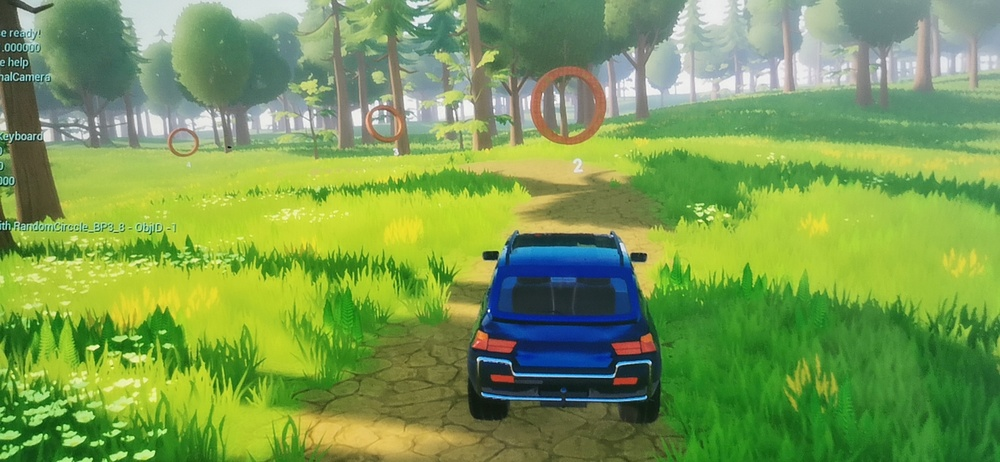
#> input picture line_detect/2.jpg, 1000 x 462 px, shrunk from 2340 x 1080 before the run
$ python -i image_line.py   (imports and definitions only)   (older library calls are emulated)
#> lines starting #> are read from the running program, lines starting #| are printed output that depends on the picture; after the words box and inside, x2 and y2 are one past the last pixel; in counts of white or black regions, pixels touching at a corner belong together
import cv2
import numpy as np
import math

# 霍夫直线检测
# [26 lines left out: functions line_image, line_imageP, not called in this run]

def preprocess(gray):
	# # 直方图均衡化
	equ = cv2.equalizeHist(gray)
	# 高斯平滑
	gaussian = cv2.GaussianBlur(gray, (3, 3), 0, 0, cv2.BORDER_DEFAULT)
	# 中值滤波
	median = cv2.medianBlur(gaussian, 5)
	# Sobel算子，X方向求梯度
	sobel = cv2.Sobel(median, cv2.CV_8U, 1, 0, ksize = 3)
	# 二值化
	ret, binary = cv2.threshold(sobel, 30,255, cv2.THRESH_BINARY)
	# 膨胀和腐蚀操作的核函数
	element1 = cv2.getStructuringElement(cv2.MORPH_RECT, (3, 1))
	element2 = cv2.getStructuringElement(cv2.MORPH_RECT, (2, 1))
	# 腐蚀一次，去掉细节
	erosion = cv2.erode(binary, element1, iterations = 1)
	# 膨胀一次，让轮廓突出
	dilation = cv2.dilate(erosion, element2, iterations = 1)
	# [6 lines of commented-out code are left out]
	return dilation

# 输出斜率
# [41 lines left out: functions angle, Extend_line, not called in this run]

# [23 lines not run here, left out]
    # [6 lines of commented-out code are left out]

>>> import cv2
>>> picture = cv2.imread('2.jpg', cv2.IMREAD_GRAYSCALE)
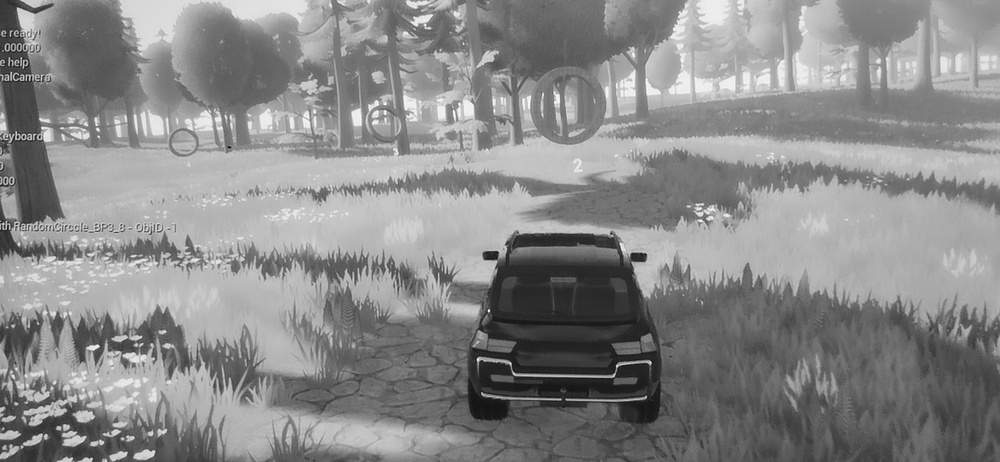
#> picture: shape (462, 1000); min 9, max 255, mean 137.3
>>> result = preprocess(picture)
#> in preprocess, `equ = cv2.equalizeHist(gray)`:
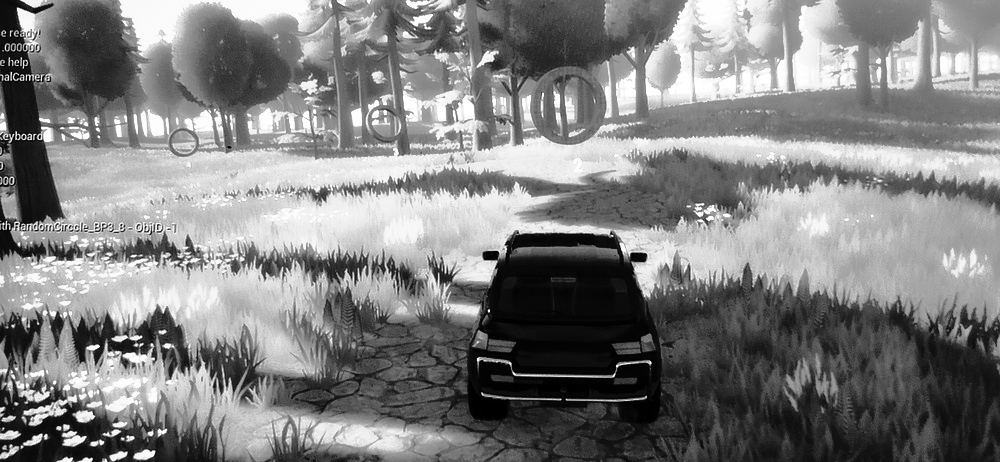
#> equ: shape (462, 1000); min 0, max 255, mean 128.4
#> in preprocess, `sobel = cv2.Sobel(median, cv2.CV_8U, 1, 0, ksize = 3)`:
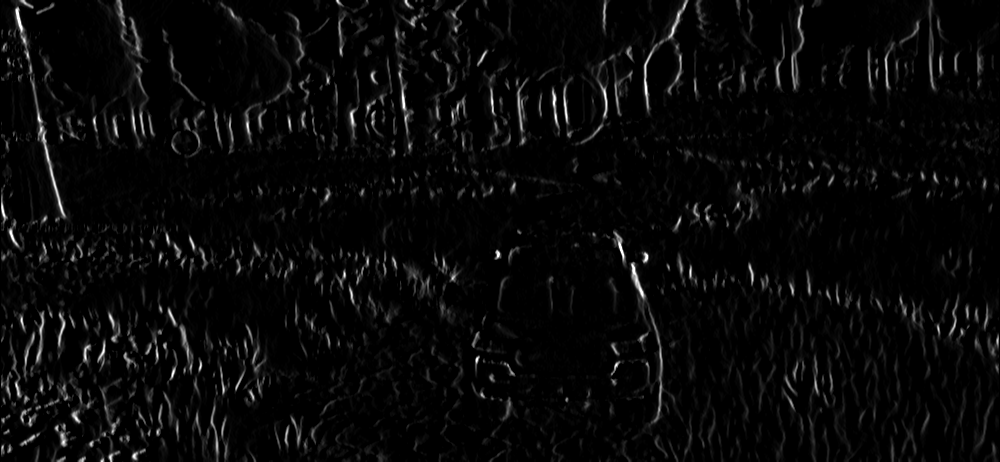
#> sobel: shape (462, 1000); min 0, max 255, mean 8.6
#> in preprocess, `ret, binary = cv2.threshold(sobel, 30,255, cv2.THRESH_BINARY)`:
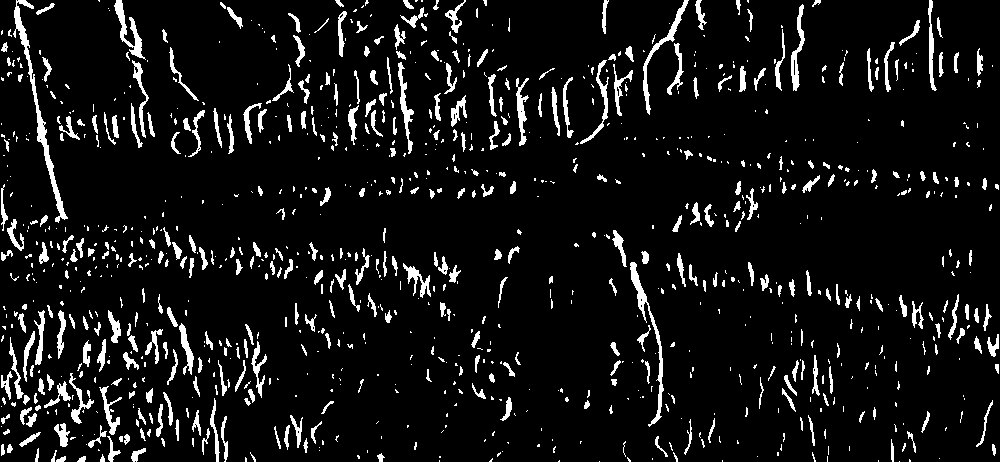
#> binary: shape (462, 1000); 7.9% white; 1030 white regions (644 under 20 px), largest, box (x1, y1, x2, y2) and area: (13, 0, 68, 223) 1271, (630, 262, 664, 427) 810, (643, 0, 689, 115) 578
#> in preprocess, `erosion = cv2.erode(binary, element1, iterations = 1)`:
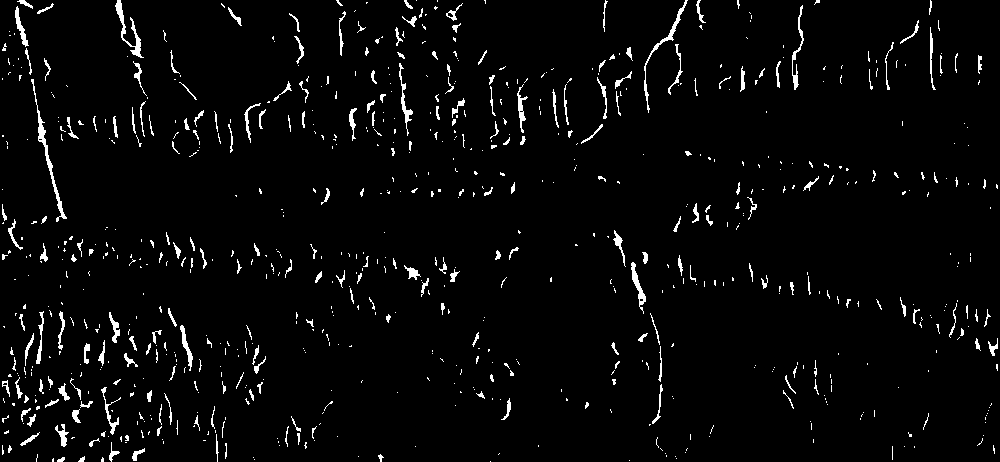
#> erosion: shape (462, 1000); 3.3% white in thin lines or dots
#> in preprocess, `dilation = cv2.dilate(erosion, element2, iterations = 1)`:
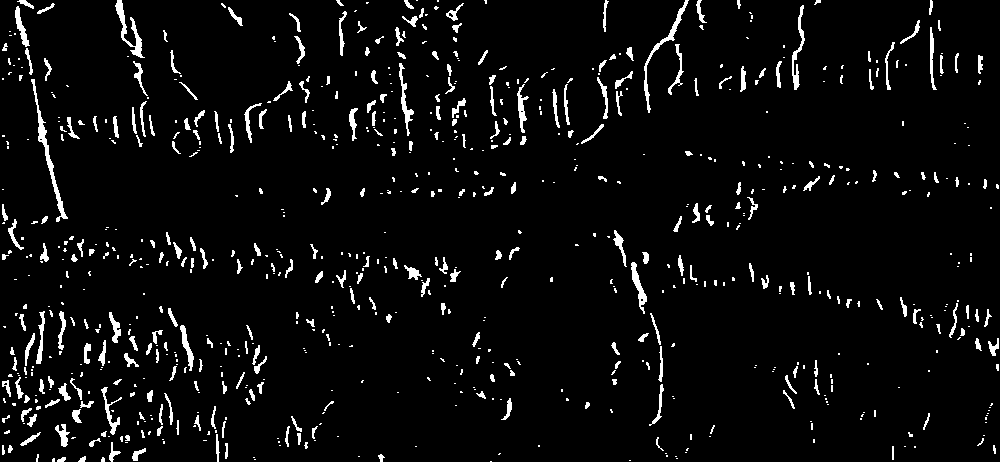
#> dilation: shape (462, 1000); 4.7% white; 790 white regions (498 under 20 px), largest, box (x1, y1, x2, y2) and area: (31, 79, 68, 222) 636, (644, 0, 689, 113) 460, (115, 0, 145, 58) 454
